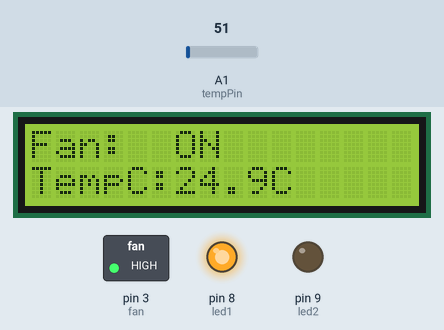
Recording of a sketch running on a simulated Arduino Uno, built with avr-gcc and run on an emulated ATmega328P. Shown: 16×2 character LCD, switched loads named in the sketch (green lamp = pin HIGH), output pins drawn as LEDs (lit = HIGH). The inputs (shaded band) are chosen by the test bench; at power-on: A1 (tempPin) = 51. What the sketch prints to the serial monitor is not drawn.

Above: at 1.2 s.
1.3 s: A1 (tempPin) set to 46
At 2.0 s:
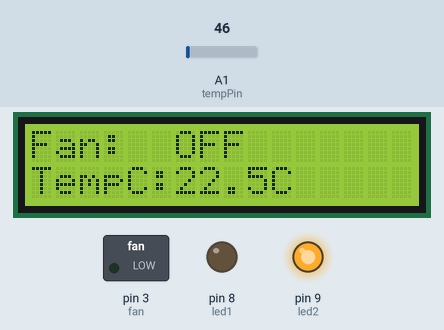
3.0 s: A1 (tempPin) set to 61
At 3.4 s:
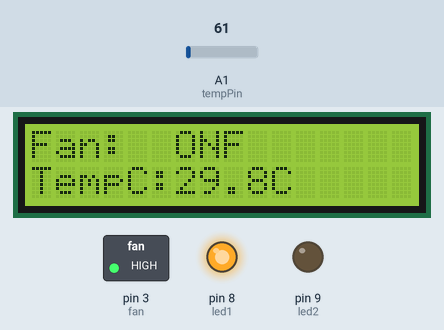
4.5 s: A1 (tempPin) set to 15
At 5.9 s:
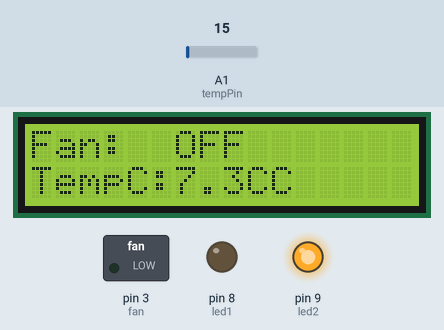
Timing chart, 0 to 7.5 s (numbered marks = the images above; inputs shaded):
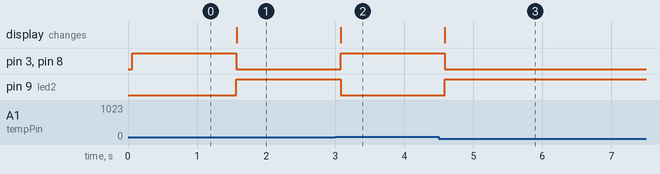

The sketch:

System_B.ino
```cpp
#include <LiquidCrystal.h>

LiquidCrystal lcd(12,11,6,4,5,2);

float tempC;
int tempPin = A1;
int fan = 3;
int led1 = 8;
int led2 = 9;

void setup() {
  pinMode(led1, OUTPUT);
  pinMode(led2, OUTPUT);
  lcd.begin(16, 2);
  lcd.print("Fan: ");
  lcd.setCursor (0, 1);
  lcd.print ("TempC: ");
  Serial.begin(9600);
}

void loop(){
  tempC = analogRead(tempPin);
  tempC = (tempC * 5 * 100.0)/1024.0;

  // print result to lcd display
  if(tempC > 24)
  {
    digitalWrite(led2, LOW);
    digitalWrite(led1, HIGH);
    analogWrite(fan, 255);
    lcd.setCursor(6,0);
    lcd.print("ON");
    Serial.print("Fan: ");
  	Serial.println("ON");

  	lcd.setCursor (6, 1);
  	lcd.print (tempC, 1);
  	lcd.print ("C");
  	Serial.print ("TempC: ");
  	Serial.print (tempC);
	delay (500);
  } else
  {
    digitalWrite(led1, LOW);
    digitalWrite(led2, HIGH);
    analogWrite(fan, 0);
    lcd.setCursor(6,0);
    lcd.print("OFF");
    Serial.print("Fan: ");
  	Serial.println("OFF");

  	lcd.setCursor (6, 1);
  	lcd.print (tempC, 1);
  	lcd.print ("C");
  	Serial.print ("TempC: ");
  	Serial.print (tempC);
	delay (500);
  }
}
```

Measured:
- the behaviour switches between 50 and 49 on A1 (tempPin) (found by bisection; images 0 and 1)
- after the input at 1.3 s, pin 3 (fan), pin 8 (led1): HIGH → LOW after 0.27 s; pin 9 (led2): LOW → HIGH after 0.27 s; the display: changes after 0.27 s (image 1)
- after the input at 3.0 s, pin 3 (fan), pin 8 (led1): LOW → HIGH after 0.08 s; pin 9 (led2): HIGH → LOW after 0.08 s; the display: changes after 0.08 s (image 2)
- after the input at 4.5 s, pin 3 (fan), pin 8 (led1): HIGH → LOW after 0.08 s; pin 9 (led2): LOW → HIGH after 0.08 s; the display: changes after 0.09 s (image 3)
